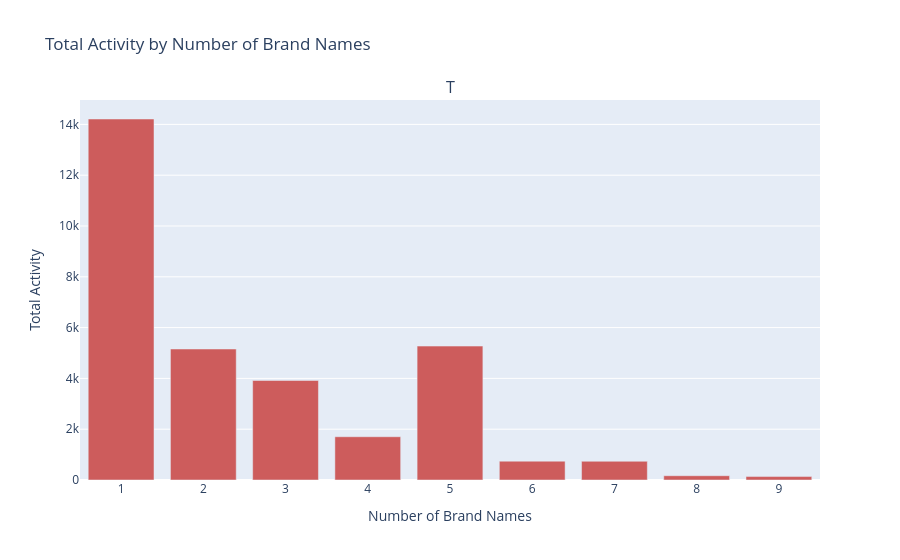

Notebook code for this chart:
### Markdown cell above
#### The above bar graph depicts that drugs with single brand_names are much more popular than multi branded drug, indicating that the drugs with a common brand and generic names are much popular than many branded drugs. The plot also has a done linear regression on the data points, confirming the downward trend of reviews when the brand names increases meaning less generic and not widely used.

### Code cell
# group by the number of brand names and calculate average rating and sum of activity
review_analysis = df3.groupby('brand_names_no').agg({
    'rating': 'mean',     
    'activity': 'sum'    
}).reset_index()

fig = make_subplots(rows=1, cols=1, subplot_titles=('Total Activity by Number of Brand Names'))

fig.add_trace(go.Bar(
    x=review_analysis['brand_names_no'],
    y=review_analysis['activity'],
    name='Total Activity',
    marker_color='indianred'
), row=1, col=1)

fig.update_layout(
    title='Total Activity by Number of Brand Names',
    xaxis_title='Number of Brand Names',
    yaxis_title='Total Activity',
    height=400  
)

fig.show()

### Figure 1 — Plotly figure (JSON) as saved in the notebook; plotly's stock layout.template omitted (floating-point values rounded to 4 significant figures)
{"data": [{"marker": {"color": "indianred"}, "name": "Total Activity", "type": "bar", "x": [1, 2, 3, 4, 5, 6, 7, 8, 9], "xaxis": "x", "y": [14212, 5157, 3918, 1703, 5272, 742, 737, 168, 135], "yaxis": "y"}], "layout": {"annotations": [{"font": {"size": 16}, "showarrow": false, "text": "T", "x": 0.5, "xanchor": "center", "xref": "paper", "y": 1, "yanchor": "bottom", "yref": "paper"}], "autosize": true, "title": {"text": "Total Activity by Number of Brand Names"}, "xaxis": {"anchor": "y", "autorange": true, "domain": [0, 1], "range": [0.5, 9.5], "title": {"text": "Number of Brand Names"}, "type": "linear"}, "yaxis": {"anchor": "x", "autorange": true, "domain": [0, 1], "range": [0, 14960], "title": {"text": "Total Activity"}, "type": "linear"}}}
